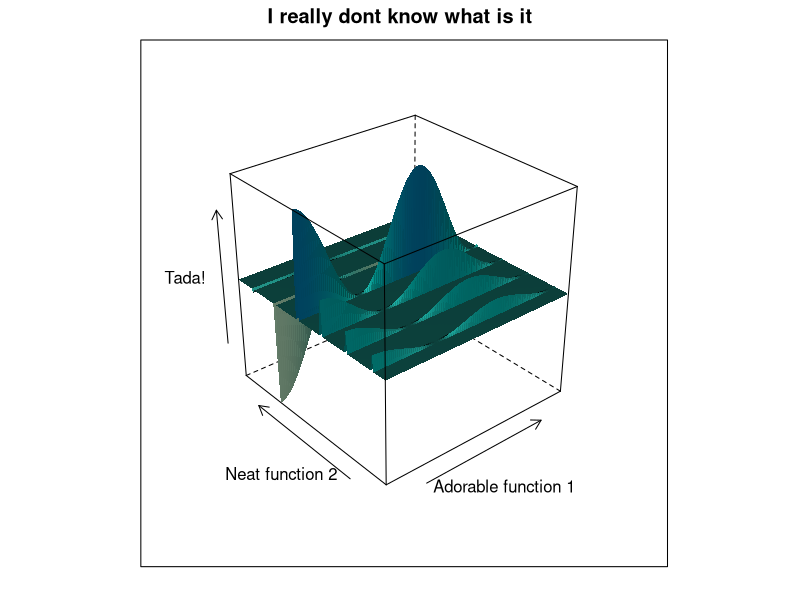
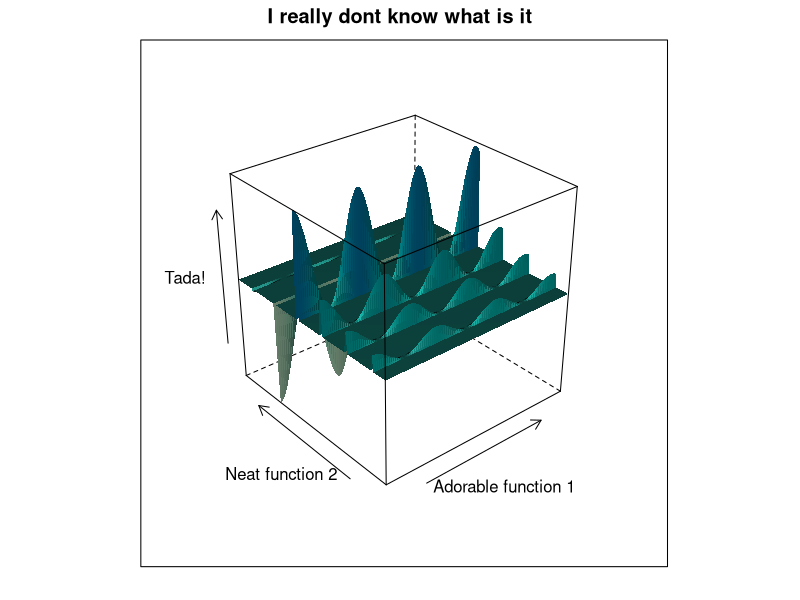
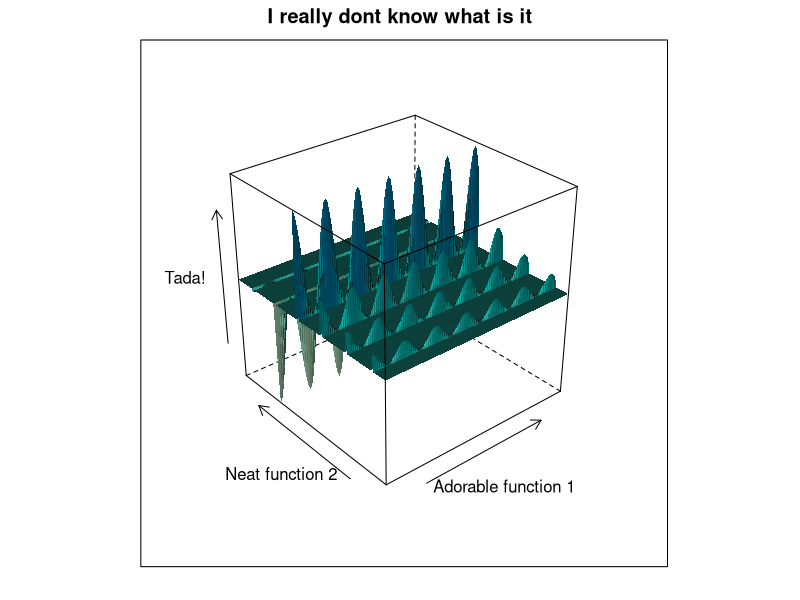
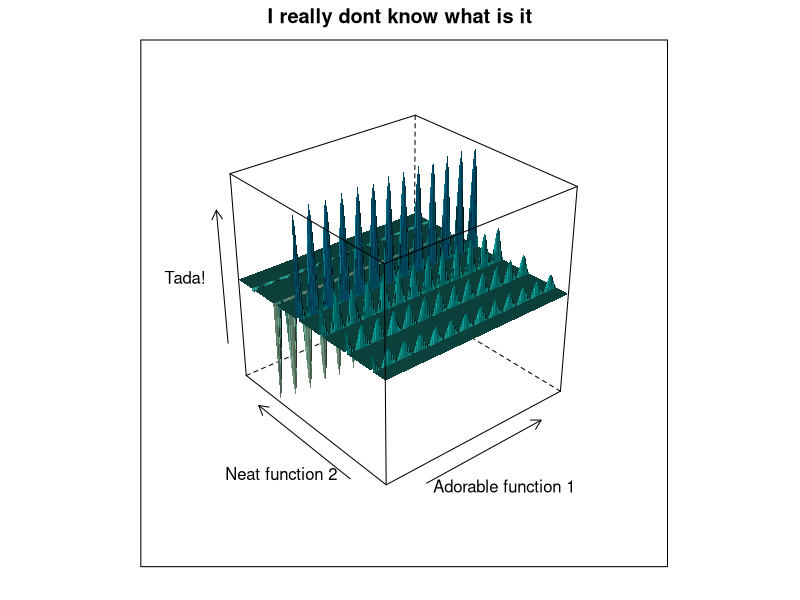
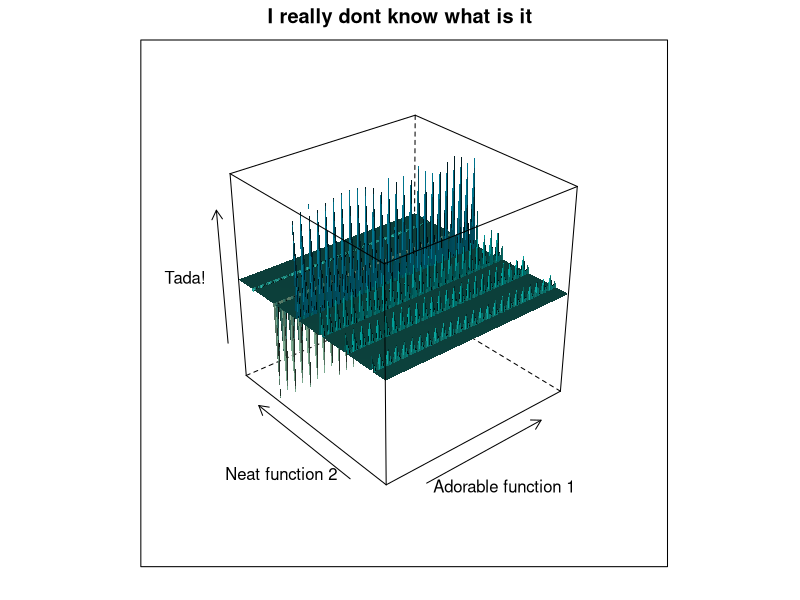
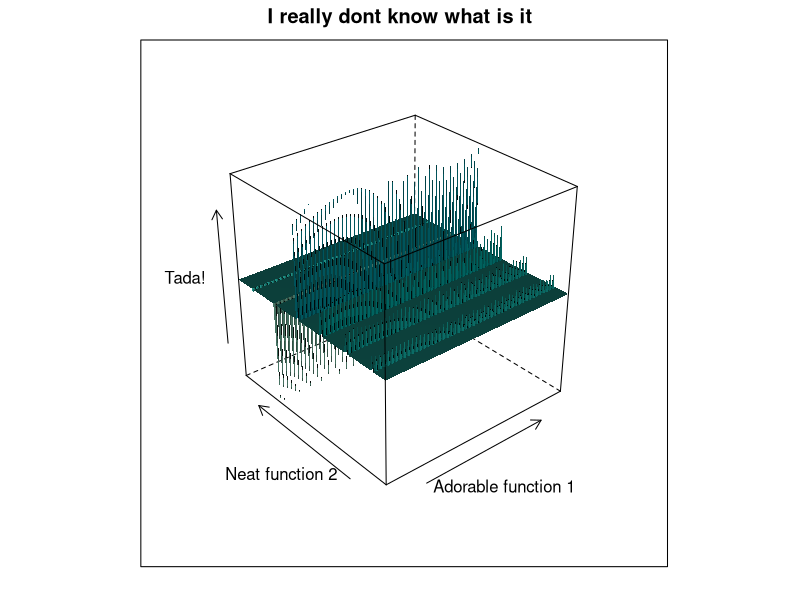
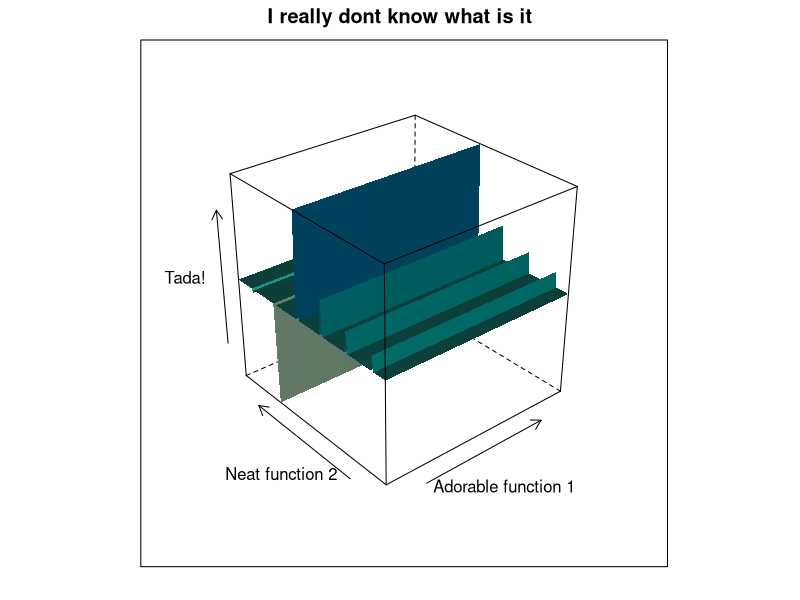
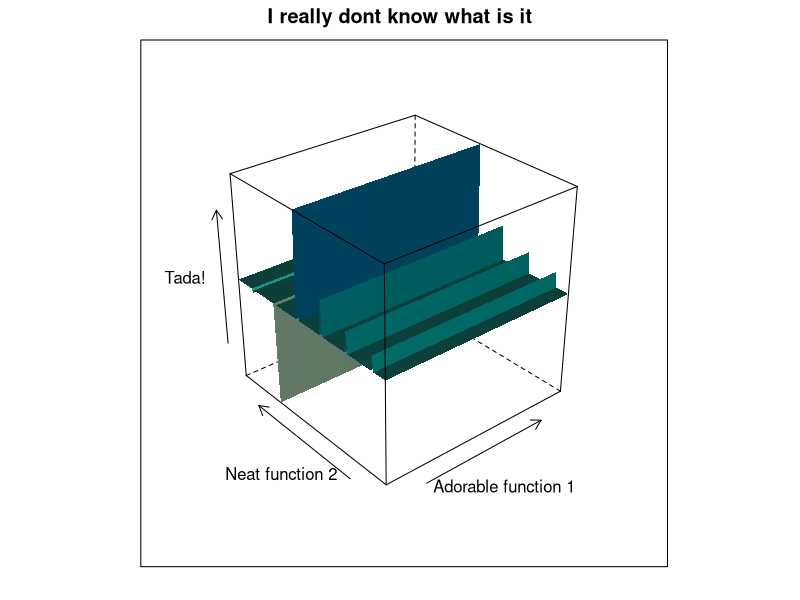

R code for these plots, in order:
## ---- chunk 1
library(lattice)

tau <- 2 * pi
n <- 100
x <- y <- seq(-2 * tau, 2 * tau, by=tau/32)
m <- matrix(rep(NA, n * n), nrow=n)

k <- c(1/4, 1/2, 1, 2, 4, 8, 16, 32)
for(k in k) {
    for(i in 1:n) {
        for(j in 1:n) {
            m[i,j] <- cos(k*x[i])^2 * -tan(y[j])
        }
    }
    
#     png(paste('images/test', k, '.png', sep=''), width=1612, height=806)
    g <- wireframe(m, shade = TRUE,
              main='I really dont know what is it',
              xlab='Adorable function 1',
              ylab='Neat function 2',
              zlab='Tada!')
    plot(g)
#     dev.off()
}
